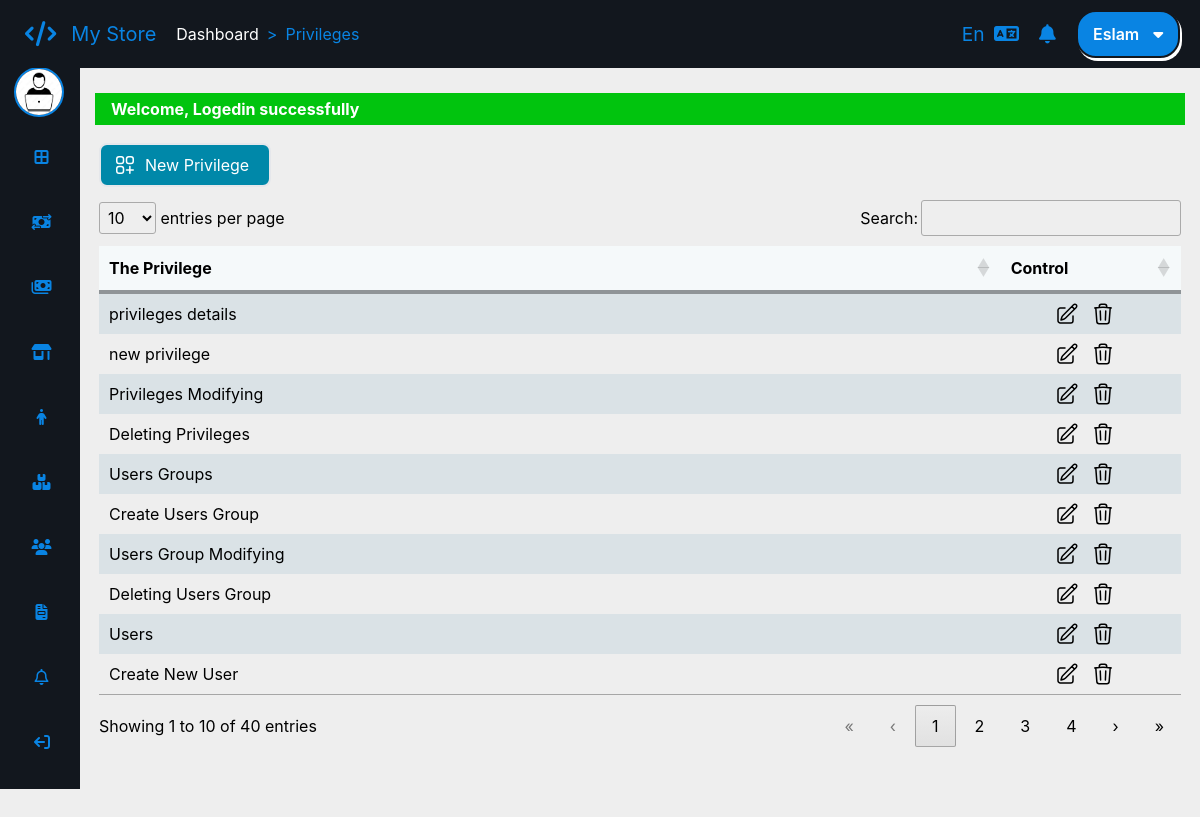
The page /privileges (signed in) on the database its author committed.
### tables this page shows
CREATE TABLE `app_users_privileges` (
  `PrivilegeId` tinyint(3) UNSIGNED NOT NULL,
  `Privilege` varchar(30) NOT NULL,
  `PrivilegeTitle` varchar(30) NOT NULL,
  `PrivilegeTitleAr` varchar(30) NOT NULL
);

### app/controllers/abstractcontroller.php (called while the page is built, shortened)
<?php
class AbstractController
{
    protected $_controller;
    protected $_action;
    protected $_data = [];
    protected $_template;
    protected $_registry;
    public function setRegistry($registry)
    {
        $this->_registry = $registry;
    }
    public function setController($controller)
    {
        $this->_controller = $controller;
    }
    public function setAction($action)
    {
        $this->_action = $action;
    }
    public function setTemplate($template)
    {
        $this->_template = $template;
    }
    protected function _view()
    {
        $view = VIEWS_PATH . $this->_controller . DS . $this->_action . '.view.php';
        $this->language->getDictionary();
        $this->_data = array_merge($this->_data, $this->language->getDictionary());
        $this->_template->setRegistry($this->_registry);
        $this->_template->setActionViewFile($view);
        $this->_template->setAppData($this->_data);
        $this->_template->renderApp();
    }
}

### app/controllers/privilegescontroller.php (called while the page is built, shortened)
<?php
class PrivilegesController extends AbstractController
{
    public function defaultAction()
    {
        $this->_data['privileges'] = PrivilegesModel::getAll();
        $this->_view();
    }
}

### app/lib/frontcontroller.php (called while the page is built, shortened)
<?php
class FrontController
{
    private $_controller = 'index';
    private $_action = 'default';
    private $_params = array();
    private $_template;
    private $_registry;
    public function __construct(Template $template, Registry $registry, Authentication $auth)
    {
        $this->_template = $template;
        $this->_registry = $registry;
    }
    private function _parseUrl()
    {
        $url = explode("/", trim(parse_url($_SERVER['REQUEST_URI'], PHP_URL_PATH), '/'), 3);
        if (isset($url[0]) && $url[0] != '') {
            $this->_controller = $url[0];
        }
    }
    public function dispatch()
    {
        $actionName = $this->_action . 'Action';
        $controller = new $controllerClassName();
        $controller->setController($this->_controller);
        $controller->setAction($this->_action);
        $controller->setParams($this->_params);
        $controller->setTemplate($this->_template);
        $controller->setRegistry($this->_registry);
        $controller->$actionName();
    }
}

### public/index.php (called while the page is built, shortened)
<?php
require_once ".." . DIRECTORY_SEPARATOR . "app" . DIRECTORY_SEPARATOR . "lib" . DIRECTORY_SEPARATOR . "database" . DIRECTORY_SEPARATOR . "pdodatabase.php";
$session = new SessionManager();
$session->start();
$template_parts = require_once '..' . DS . 'app' . DS . 'config' . DS . 'templateconfig.php';
$template = new Template($template_parts);
$language = new Language();
$messgenger = Messenger::getInstance($session);
$authentication = Authentication::getInstance($session);
$notification = Notification::getInstance();
$registry = Registry::getInstance();
$registry->session = $session;
$registry->language = $language;
$registry->messenger = $messgenger;
$registry->notification = $notification;
$front = new FrontController($template, $registry, $authentication);
$front->dispatch();

### app/lib/sessionmanager.php (called while the page is built, shortened)
<?php
class SessionManager extends \SessionHandler
{
    public function __get($name)
    {
        return  false !== $_SESSION[$name] ? $_SESSION[$name] : false;
    }
}

### app/models/privilegesmodel.php (called while the page is built, shortened)
<?php
class PrivilegesModel extends AbstractModel
{
    public function __get($prop)
    {
        return $this->$prop;
    }
}

### app/lib/database/databasehandler.php (called while the page is built, shortened)
<?php
abstract class DatabaseHandler
{
    public static function factory()
    {
        $driver = DATABASE_CONN_DRIVER;
        if ($driver === self::DATABASE_DRIVER_PDO) {
            return PDOabsHandler::getInstance();
        } elseif ($driver === self::DATABASE_DRIVER_MYSQLI) {
            return MYSQLIabsHandler::getInstance();
        }
    }
}

### app/lib/database/pdodatabase.php (called while the page is built, shortened)
<?php
class PDOabsHandler extends DatabaseHandler
{
    private static $_instance;
    private static $_handler;
    public function __call($name, $arguments)
    {
        return call_user_func_array([&self::$_handler, $name], $arguments);
    }
    protected static function ini()
    {
        try {
            self::$_handler = new \PDO('mysql://hostname=' . DATABASE_HOST_NAME . ";dbname=" . DATABASE_DB_NAME, DATABASE_USER_NAME, DATABASE_PASSWORD, [
                \PDO::MYSQL_ATTR_INIT_COMMAND => "SET NAMES UTF8",
                \PDO::ATTR_ERRMODE => \PDO::ERRMODE_EXCEPTION
            ]);
        } catch (\PDOException $exception) {
            echo $exception->getMessage();
        }
    }
    public static function getInstance()
    {
        if(self::$_instance === null) {
            self::$_instance = new self();
        }
        return self::$_instance;
    }
}

### app/models/abstractmodel.php (called while the page is built, shortened)
<?php
class AbstractModel
{
    protected static $tableName;
    protected static $tableSchema;
    public static function getAll()
    {
        $sql = "SELECT * FROM " . static::$tableName;
        $stmt = DatabaseHandler::factory()->prepare($sql);
        if ($stmt->execute() === true) {
            $result = $stmt->fetchAll(\PDO::FETCH_CLASS | \PDO::FETCH_PROPS_LATE, get_called_class(), array_keys(static::$tableSchema));
        }
        return is_array($result) && !empty($result) ? $result : false;
    }
}

### app/views/privileges/default.view.php (the view, shortened to what this page needs)
<div class="block mx-1 my-auto">
    <a href="/privileges/create" class="py-2 px-3 rounded-lg bg-[#0088a9] text-[#FFF] my-2 inline-block  hover:bg-[#FFF] hover:text-[#0088a9] border-2 hover:border-[#0088a9]">
        <div class="flex justify-center">
            <div class="mx-2">
                <?= $text_new_privilege ?>
            </div>
        </div>
    </a>
    <table class="<?= $this->session->lang == 'ar' ? $this->session->lang : null ?>" id="data" <?= $this->session->lang == 'ar' ? 'dir="rtl"' : null ?> style="width: 100%;">
        <thead>
            <tr class="border-b-4 border-[#8f9497]">
                <th <?= $this->session->lang == 'ar' ? 'style="text-align: right;"' : null ?>><?= $text_table_privilege ?></th>
                <th class="w-1/6 " <?= $this->session->lang == 'ar' ? 'style="text-align: right;"' : null ?>><?= $text_table_control ?></th>
            </tr>
        </thead>
        <tbody>
            <?php
            if (false !== $privileges) {
                foreach ($privileges as $privilege) {
            ?>
                    <tr>
                        <td><?= $this->session->lang == 'en' ? $privilege->PrivilegeTitle : $privilege->PrivilegeTitleAr ?></td>
                        <td>
                            <div class="flex justify-center items-center ">
                                <div class="transition-all duration-100 ease-linear hover:text-[#0088a9] cursor-pointer">
                                    <a class="edit" href="privileges/edit/<?= $privilege->PrivilegeId ?>">
                                    </a>
                                </div>
                                <div class="transition-all duration-100 ease-linear hover:text-[#a90017] cursor-pointer mx-3">
                                    <a class="delete" href="privileges/delete/<?= $privilege->PrivilegeId ?>" onclick="if(!confirm('<?= $text_delete_privilege ?>')) return false;">
                                    </a>
                                </div>
                            </div>
                        </td>
                    </tr>
            <?php
                }
            }
            ?>
        </tbody>
    </table>
</div>

### app/lib/template/template.php (shortened to what this page needs)
<?php
class Template
{
    private $_templateParts;
    private $_action_view;
    private $_registry;
    public function __construct(array $parts)
    {
        $this->_templateParts = $parts;
    }
    public function setActionViewFile($actionViewPath)
    {
        $this->_action_view = $actionViewPath;
    }
    public function setRegistry($registry)
    {
        $this->_registry = $registry;
    }
    public function __get($key)
    {
        return $this->_registry->$key;
    }
    private function renderTemplateHeaderStart()
    {
        require_once TEMPLATE_PATH . 'templateheaderstart.php';
    }
    private function renderTemplateHeaderEnd()
    {
        require_once TEMPLATE_PATH . 'templateheaderend.php';
    }
    private function renderTemplateContentStart()
    {
        require_once TEMPLATE_PATH . 'templatecontentstart.php';
    }
    private function renderTemplateFooter()
    {
        require_once TEMPLATE_PATH . 'templatefooter.php';
    }
    private function renderWrapperStart()
    {
        require_once TEMPLATE_PATH . 'wrapperstart.php';
    }
    private function renderWrapperEnd()
    {
        require_once TEMPLATE_PATH . 'wrapperend.php';
    }
    private function renderTemplateBlocks()
    {
        if (!array_key_exists('template', $this->_templateParts)) {
            trigger_error("Sorry you have define the template blocks", E_USER_WARNING);
        } else {
            $parts = $this->_templateParts['template'];
            if (!empty($parts)) {
                foreach ($parts as $partKey => $file) {
                    if ($partKey === ':view') {
                        require_once $this->_action_view;
                    } else {
                        require_once $file;
                    }
                }
            }
        }
    }
    private function renderHeaderResources()
    {
        $output = '';
        if (!array_key_exists('header_resources', $this->_templateParts)) {
            trigger_error("Sorry you have define the template header resources", E_USER_WARNING);
        } else {
            $headerResources = $this->_templateParts['header_resources'];
            if (!empty($headerResources)) {
                $css = $headerResources['css'];
                if (!empty($css)) {
                    foreach ($css as $cssKry => $path) {
                        $output .= '<link rel="stylesheet" href="' . $path . '" />';
                    }
                }
                $js = $headerResources['js'];
                if (!empty($js)) {
                    foreach ($js as $jsKey => $path) {
                        $output .= '<script src="' . $path . '"></script>';
                    }
                }
            }
        }
        echo $output;
    }
    public function renderApp()
    {
        $this->renderHeaderResources();
        $this->renderTemplateBlocks();
    }
}

### public/css/styles.css (style rules this page uses)
:root { --main-background: #12171e; --main-text-color: #0984e3; }
* { margin: 0; padding: 0; box-sizing: border-box; font-family: "Inter"; }

### public/css/datatables.css (style rules this page uses)
:root { --dt-row-selected: 13, 110, 253; --dt-row-selected-text: 255, 255, 255; --dt-row-selected-link: 9, 10, 11; --dt-row-stripe: 0, 0, 0; --dt-row-hover: 0, 0, 0; --dt-column-ordering: 0, 0, 0; --dt-html-background: white; }
table.dataTable thead > tr > th.dt-orderable-asc, table.dataTable thead > tr > th.dt-orderable-desc, table.dataTable thead > tr > th.dt-ordering-asc, table.dataTable thead > tr > th.dt-ordering-desc, table.dataTable thead > tr > td.dt-orderable-asc, table.dataTable thead > tr > td.dt-orderable-desc, table.dataTable thead > tr > td.dt-ordering-asc, table.dataTable thead > tr > td.dt-ordering-desc { position: relative; padding-right: 30px; }
table.dataTable thead > tr > th.dt-orderable-asc, table.dataTable thead > tr > th.dt-orderable-desc, table.dataTable thead > tr > td.dt-orderable-asc, table.dataTable thead > tr > td.dt-orderable-desc { cursor: pointer; }
table.dataTable th, table.dataTable td { box-sizing: border-box; }
table.dataTable thead th, table.dataTable thead td, table.dataTable tfoot th, table.dataTable tfoot td { text-align: left; }
table.dataTable { width: 100%; margin: 0 auto; border-spacing: 0; }
table.dataTable thead th, table.dataTable tfoot th { font-weight: bold; }
table.dataTable > thead > tr > th, table.dataTable > thead > tr > td { padding: 10px; border-bottom: 1px solid rgba(0, 0, 0, 0.3); }
table.dataTable > tbody > tr { background-color: transparent; }
table.dataTable > tbody > tr:first-child > * { border-top: none; }
table.dataTable > tbody > tr:last-child > * { border-bottom: none; }
table.dataTable > tbody > tr > th, table.dataTable > tbody > tr > td { padding: 8px 10px; }
div.dt-container.dt-empty-footer tbody > tr:last-child > * { border-bottom: 1px solid rgba(0, 0, 0, 0.3); }

### public/css/input.css (style rules this page uses)
body { @apply bg-[#eee]; }
thead tr { background-color: #f5f9fa; }
tbody tr:nth-child(odd) { background-color: #dae2e6 !important; }
.dataTable { @apply !w-full transition-all duration-500 ease-in-out; }

### rows shown on the page
app_users_privileges: PrivilegeTitle "privileges details"
app_users_privileges: PrivilegeTitle "new privilege"
app_users_privileges: PrivilegeTitle "Privileges Modifying"
app_users_privileges: PrivilegeTitle "Deleting Privileges"
app_users_privileges: PrivilegeTitle "Users Groups"
app_users_privileges: PrivilegeTitle "Create Users Group"
app_users_privileges: PrivilegeTitle "Users Group Modifying"
app_users_privileges: PrivilegeTitle "Deleting Users Group"
app_users_privileges: PrivilegeTitle "Users"
app_users_privileges: PrivilegeTitle "Create New User"

### other values the page prints
$message[0] "Welcome, Logedin successfully"
